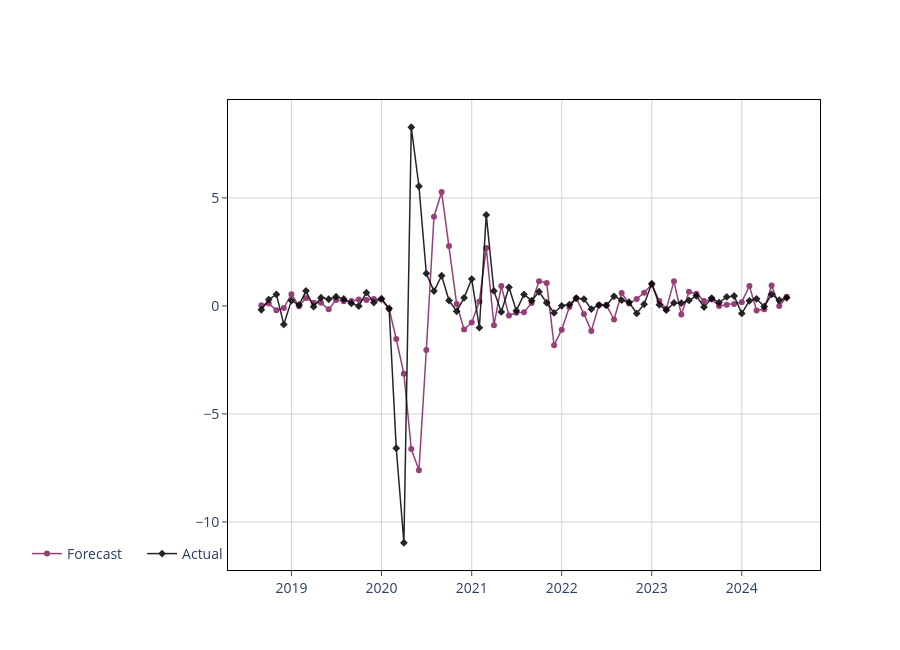

Here is the notebook cell this chart was saved with:
### Code cell
var_model_result = estimate_var(
    ds=ds,
    ds_base=ds_base,
    spec=ds_spec,
    ref_date_col="ReferenceDate",
    series_name=series_name,
    reference_date=reference_date,
    n_periods=n_periods,
)

Time = var_model_result['predictions']['backcast'].index
plot_prediction(dt=Time, y_pred=var_model_result['predictions']['backcast'], y_actual=var_model_result['actual'].loc[Time], mode="lines+markers")
